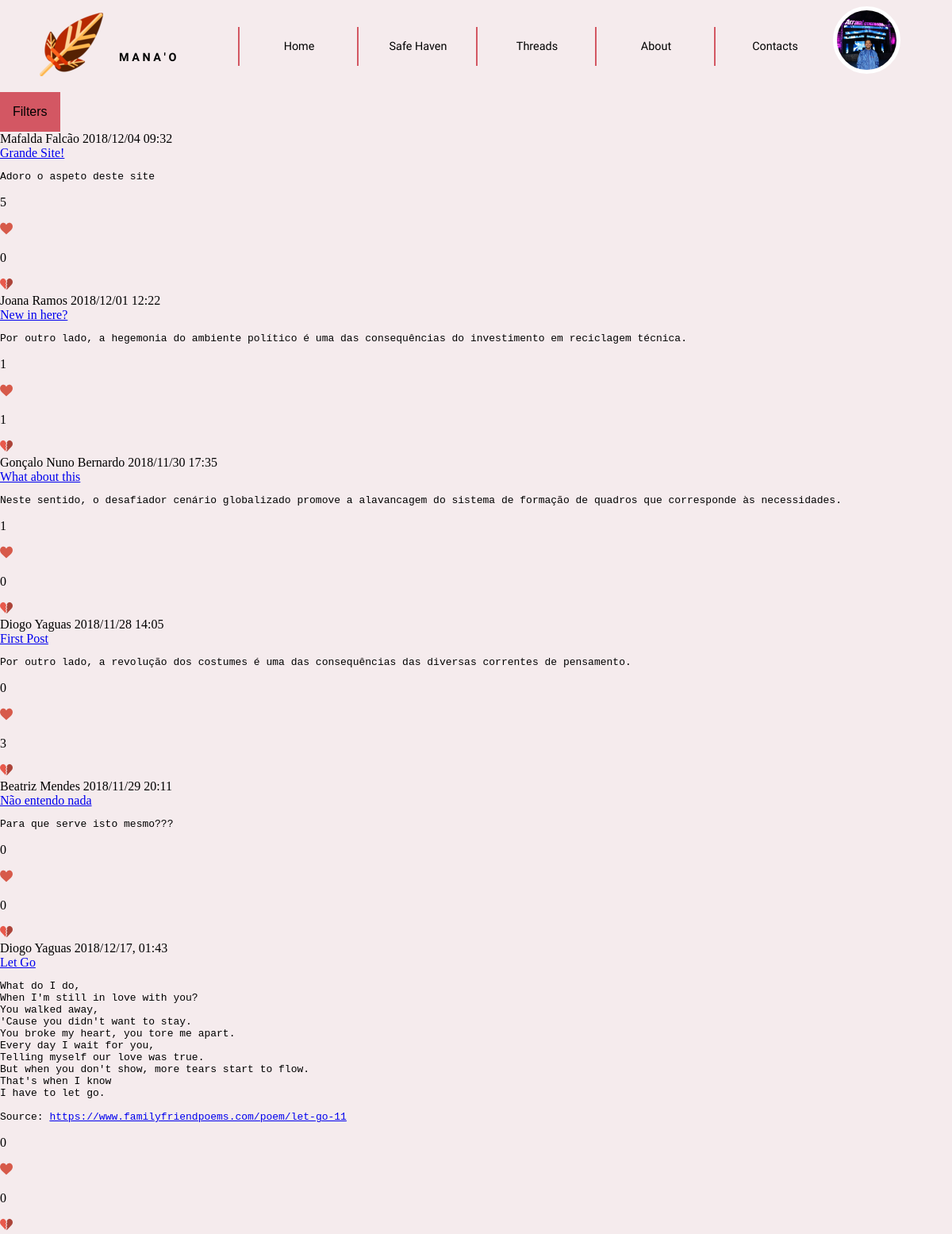
Page /templates/threads.php?filter=VotedUp (signed in) on the earlier database version.
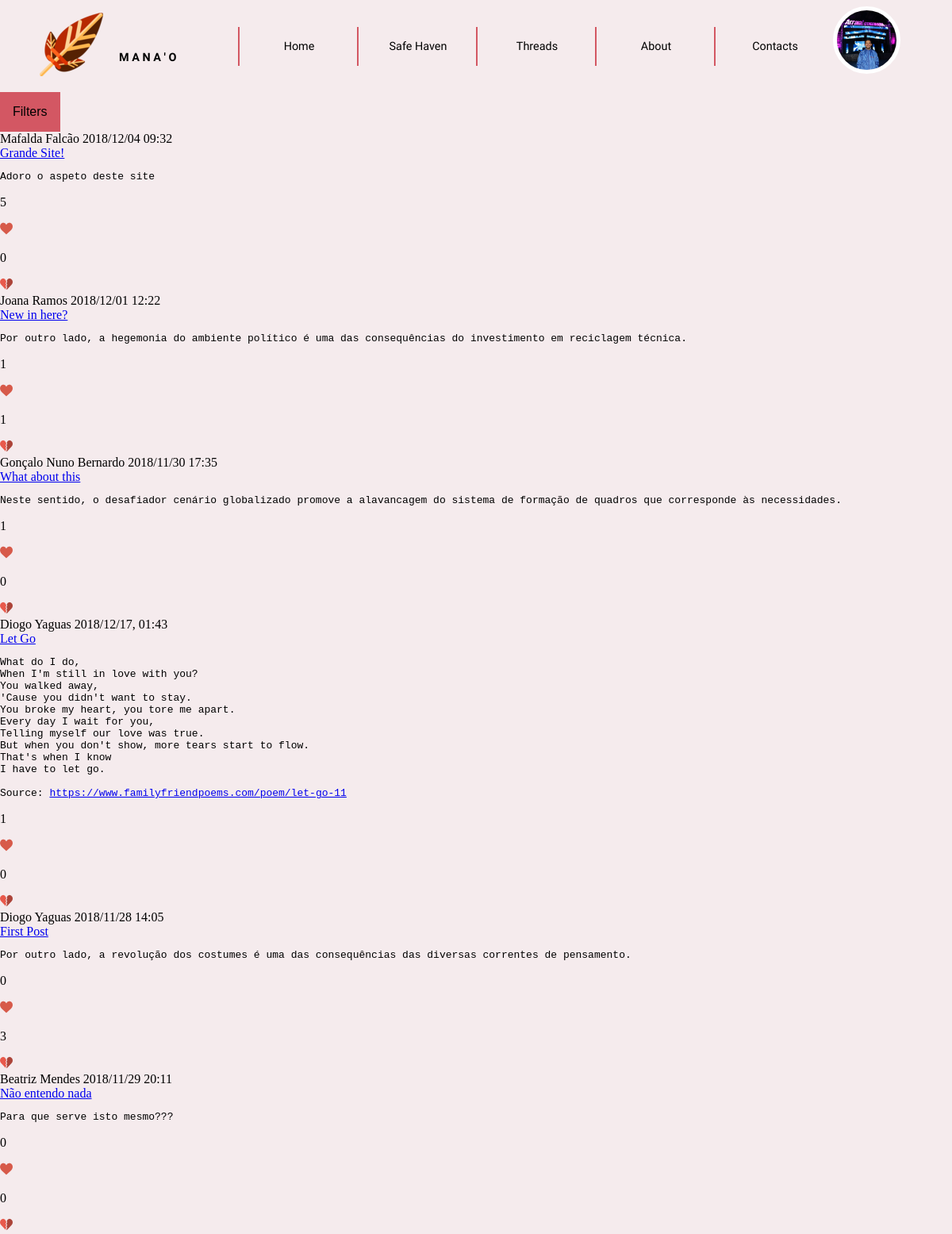
Same page on the later database version.
### tables this page shows
CREATE TABLE User (ID INTEGER PRIMARY KEY AUTOINCREMENT, Username STRING UNIQUE NOT NULL, Password CHAR (256) NOT NULL, Name STRING NOT NULL, Email STRING NOT NULL UNIQUE, Bio STRING, Profile_Pic STRING NOT NULL DEFAULT "default.png", Posts INTEGER DEFAULT 0, Comments INTEGER DEFAULT 0, Upvotes INTEGER DEFAULT 0, Downvotes INTEGER DEFAULT 0, ParticipationDate STRING NOT NULL);

CREATE TABLE Post (ID INTEGER PRIMARY KEY AUTOINCREMENT, User_ID INTEGER NOT NULL REFERENCES User (ID), Title STRING NOT NULL, Text STRING NOT NULL, Date STRING NOT NULL, Upvotes INTEGER DEFAULT 0, Downvotes INTEGER DEFAULT 0);

### database/user.php (called while the page is built, shortened)
<?php
      function getName($userID) {
        global $dbh;
        try {
          $stmt = $dbh->prepare('SELECT Name FROM User WHERE ID = ?');
          $stmt->execute(array($userID));
          if($row = $stmt->fetch()){
            return $row['Name'];
          }
        }catch(PDOException $e) {
          return -1;
        }
      }
    function getUserPhoto($userID) {
      global $dbh;
      try {
        $stmt = $dbh->prepare('SELECT Profile_Pic FROM User WHERE ID = ?');
        if($stmt->execute(array($userID))) {
          $row = $stmt->fetch();
          return $row['Profile_Pic'];
        }
      }catch(PDOException $e) {
        return null;
      }
    }
?>

### database/post.php (called while the page is built, shortened)
<?php
	function getVotedUpPosts()
	{
		global $dbh;
		try {
			$stmt = $dbh->prepare('SELECT * from Post ORDER BY Upvotes DESC');
			if($stmt->execute())
				return $stmt->fetchAll();
			else
				return -1;
		} catch(PDOException $e) {
			return -1;
		}
	}
?>

### templates/threads.php (the view, shortened to what this page needs)
<?php
    include_once("header.php");
?>
<!DOCTYPE html>
    <html>
    <head>
        <link href="../css/main_layout.css" rel="stylesheet">
        <link href="../css/main_style.css" rel="stylesheet">
        <link href="../css/posts.css" rel="stylesheet">
    </head>
    <body>
        <div class="sorting">
            <button onclick="dropFilters()" class="filterButton">Filters</button>
        </div>
        <?php
            include_once ("../includes/init.php");
			include_once ("../database/post.php");
            include_once ("../actions/verifyAndConvertText.php");
            $filter = $_GET['filter'];
            switch($filter) {
                case "VotedUp":
                    $posts = getVotedUpPosts();
                    break;
            }
            foreach($posts as $post) {
                viewPosts($post);
                }
            function viewPosts($post) {
                ?>
            <article id="posts">
                <header>
                    <span class="author">
                        <?php echo getName($post['User_ID']) ?>
                    </span>
                    <span class="date">
                        <?= $post['Date'] ?>
                    </span>
                </header>
                <a id="title" href="viewPost.php?id=<?=$post['ID']?>" target="_blank"><?= $post['Title'] ?></a>
                <pre id="text_wrote"><?php convertText($post['Text']) ?></pre>
                <footer id="votes">
                    <div id="upvotes" onclick="updateUpvotes(<?=$post['ID']?>)">
                        <p id="upvote<?=$post['ID']?>"><?=$post['Upvotes']?></p>
                        <img src="../images/upvote.png"alt="Upvote">
                    </div>
                    <div id="downvotes" onclick="updateDownvotes(<?=$post['ID']?>)">
                        <p id="downvote<?=$post['ID']?>"><?=$post['Downvotes']?></p>
                        <img src="../images/downvote.png"alt="Downvote">
                    </div>
            </article>
        <?php }?>
    </body>
    </html>

### templates/header.php (shortened to what this page needs)
<!DOCTYPE html>
<html>
<head>
    <link href="../css/main_layout.css" rel="stylesheet">
    <link href="../css/main_style.css" rel="stylesheet">
</head>
<body>
    <header>
        <label class="homeButton" type="submit_home" value="" onclick="window.location='../templates/home.php';"></label>
        <h3>M A N A ' O</h3>
        <nav id="menu">
            <ol>
                <li><a href="home.php">Home</a></li>
                <li><a href="http://www.pixelthoughts.co/#">Safe Haven</a></li>
                <li><a href="threads.php?filter=Recent">Threads</a></li>
                <li><a href="about.php">About</a></li>
                <li><a href="contacts.php">Contacts</a></li>
            </ol>
        </nav>
        <div class="dropdown">
                <img id="profile" src="../profilePictures/<?php
                    include_once('../includes/init.php');
                    include_once("../database/user.php");
                    echo getUserPhoto($_SESSION['userID']);
                ?>" alt="Profile picture" onclick="myFunction()" class="dropbtn">
            </div>
    </header>

### actions/verifyAndConvertText.php
<?php
    function convertText($text) {
        $reg_exUrl = "/(http|https|ftp|ftps)\:\/\/[a-zA-Z0-9\-\.]+\.[a-zA-Z]{2,3}(\/\S*)?/";
        if (preg_match($reg_exUrl, $text, $url)) {
            echo preg_replace($reg_exUrl, '<a href="' . $url[0] . '" rel="nofollow">' . $url[0] . '</a>', $text);
        } else echo $text;
}
?>

### css/main_layout.css (style rules this page uses)
body { margin: 0em; }
body > header { margin: 0em; display: grid; grid-template-rows: auto; grid-template-columns: 1fr 1fr 5fr 1fr; grid-template-areas: "manao name navigator profilepic"; position: -webkit-sticky; position: sticky; top: 0; width: 100%; }
.homeButton { grid-area: manao; justify-self: right; align-self: center; height: auto; }
body > header > h3 { grid-area: name; margin: 0em; justify-self: left; align-self: center; }
#menu { grid-area: navigator; justify-self: right; align-self: center; }
#menu ol li { display: inline-flex; width: 100%; justify-self: center; }
#menu ol { margin: 0em; display: grid; grid-template-rows: auto; grid-template-columns: 1fr 1fr 1fr 1fr 1fr; grid-template-areas: "home safehaven threads contacts about"; width: 100%; }
#menu ol > li { justify-self: left; align-self: center; justify-items: center; justify-content: space-evenly; }
#menu ol > :nth-child(1) { grid-area: home; }
#menu ol > :nth-child(2) { grid-area: safehaven; }
#menu ol > :nth-child(3) { grid-area: threads; }
#menu ol > :nth-child(4) { grid-area: contacts; }
#menu ol > :nth-child(5) { grid-area: about; }
.dropbtn { color: white; border: none; cursor: pointer; }
.dropdown { position: relative; display: inline-block; }

### css/main_style.css (style rules this page uses)
:root { --maincolor_bckgrnd: #F5EBED; --color_separator: #996666; --color_text: #000000; --color_manao: #D35763; --color_manao2: #DF7175; --color_smallhover: #2a2f33; }
body { margin: 0; background-color: var(--maincolor_bckgrnd); color: var(--color_text); }
body > header { margin: 0; background-color: var(--maincolor_bckgrnd); }
body > header > h3 { margin-top: 2em; font-family: 'Julius Sans One', sans-serif; font-size: 0.9em; text-align: left; height: auto; color: var(--color_text); }
.homeButton { background:url(../images/icon.png) no-repeat; cursor:pointer; border:none; width:100px; height:100px; margin-top:1em; }
#menu { width: 100%; }
#menu ol { margin:0; padding: 0; }
#menu li { align-items: center; list-style-type: none; margin:1em 0; width: 100%; height: 100%; }
#menu li a { font-family: 'Julius Sans One', sans-serif; font-size: 0.9em; color: var(--color_text); text-decoration: none; text-align: center; height: auto; -webkit-transition: color 0.6s; transition: color 0.6s ease; }
nav > ol > li { border-left: 2px solid var(--color_manao); height: 100%; }
#profile { margin-top: 8px; width: 75px; height: 75px; border:5px solid white; border-radius: 100px 100px; }

### css/posts.css (style rules this page uses)
:root { --maincolor_bckgrnd: #F5EBED; --color_separator: #5f3939; --color_text: #000000; --color_manao: #D35763; --color_manao2: #DF7175; --color_smallhover: #2a2f33; }

### templates/threads.php (style rules this page uses)
.filterButton { background-color: #D35763; color: black; padding: 16px; font-size: 16px; border: none; cursor: pointer; }
.sorting { position: relative; display: inline-block; }

Differences in the rows shown:
changed post "Let Go": Upvotes "0" → "1"; moves up the list
